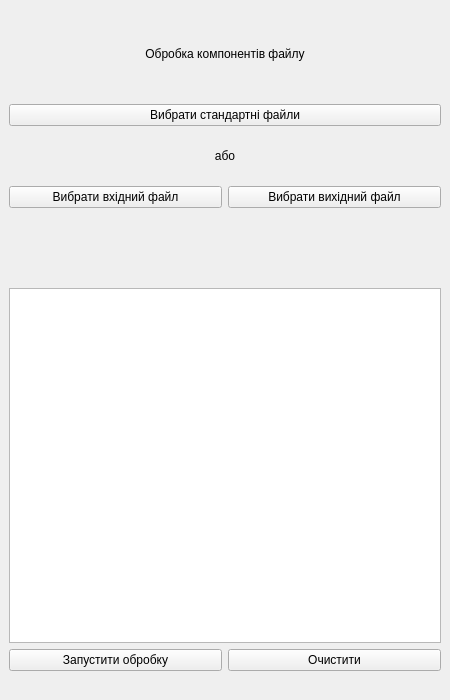
<?xml version="1.0" encoding="UTF-8"?>
<ui version="4.0">
 <class>MainWindow</class>
 <widget class="QMainWindow" name="MainWindow">
  <property name="geometry">
   <rect>
    <x>0</x>
    <y>0</y>
    <width>450</width>
    <height>700</height>
   </rect>
  </property>
  <property name="windowTitle">
   <string>MainWindow</string>
  </property>
  <widget class="QWidget" name="centralwidget">
   <layout class="QVBoxLayout" name="verticalLayout_3" stretch="1,2,4,0,0">
    <property name="leftMargin">
     <number>9</number>
    </property>
    <property name="topMargin">
     <number>9</number>
    </property>
    <item>
     <widget class="QLabel" name="title">
      <property name="text">
       <string>Обробка компонентів файлу</string>
      </property>
      <property name="alignment">
       <set>Qt::AlignmentFlag::AlignCenter</set>
      </property>
     </widget>
    </item>
    <item>
     <layout class="QVBoxLayout" name="verticalLayout_2" stretch="2,1,2">
      <item>
       <widget class="QPushButton" name="pushButton_select_standard_files">
        <property name="text">
         <string>Вибрати стандартні файли</string>
        </property>
       </widget>
      </item>
      <item>
       <widget class="QLabel" name="label_2">
        <property name="text">
         <string>або</string>
        </property>
        <property name="alignment">
         <set>Qt::AlignmentFlag::AlignCenter</set>
        </property>
       </widget>
      </item>
      <item>
       <layout class="QVBoxLayout" name="verticalLayout">
        <item>
         <layout class="QHBoxLayout" name="horizontalLayout">
          <item>
           <widget class="QPushButton" name="pushButton_select_input_file">
            <property name="text">
             <string>Вибрати вхідний файл</string>
            </property>
           </widget>
          </item>
          <item>
           <widget class="QPushButton" name="pushButton_select_output_file">
            <property name="text">
             <string>Вибрати вихідний файл</string>
            </property>
           </widget>
          </item>
         </layout>
        </item>
        <item>
         <layout class="QHBoxLayout" name="horizontalLayout_3">
          <item>
           <widget class="QLabel" name="label_input_file">
            <property name="text">
             <string/>
            </property>
           </widget>
          </item>
          <item>
           <widget class="QLabel" name="label_output_file">
            <property name="text">
             <string/>
            </property>
           </widget>
          </item>
         </layout>
        </item>
       </layout>
      </item>
     </layout>
    </item>
    <item>
     <widget class="QTableWidget" name="table_results"/>
    </item>
    <item>
     <layout class="QHBoxLayout" name="horizontalLayout_2">
      <item>
       <widget class="QPushButton" name="pushButton_run_processing">
        <property name="text">
         <string>Запустити обробку</string>
        </property>
       </widget>
      </item>
      <item>
       <widget class="QPushButton" name="pushButton_clear_results">
        <property name="text">
         <string>Очистити</string>
        </property>
       </widget>
      </item>
     </layout>
    </item>
    <item>
     <widget class="QLabel" name="label_status">
      <property name="text">
       <string/>
      </property>
     </widget>
    </item>
   </layout>
  </widget>
 </widget>
 <resources/>
 <connections/>
</ui>
